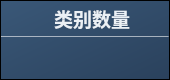
                  <widget class="QFrame" name="Class_QF_cam">
                   <property name="minimumSize">
                    <size>
                     <width>170</width>
                     <height>80</height>
                    </size>
                   </property>
                   <property name="maximumSize">
                    <size>
                     <width>170</width>
                     <height>80</height>
                    </size>
                   </property>
                   <property name="palette">
                    <palette>
                     <active>
                      <colorrole role="WindowText">
                       <brush brushstyle="SolidPattern">
                        <color alpha="255">
                         <red>245</red>
                         <green>248</green>
                         <blue>250</blue>
                        </color>
                       </brush>
                      </colorrole>
                      <colorrole role="Button">
                       <brush brushstyle="LinearGradientPattern">
                        <gradient startx="0.000000000000000" starty="0.000000000000000" endx="1.000000000000000" endy="1.000000000000000" type="LinearGradient" spread="PadSpread" coordinatemode="ObjectBoundingMode">
                         <gradientstop position="0.000000000000000">
                          <color alpha="255">
                           <red>58</red>
                           <green>88</green>
                           <blue>120</blue>
                          </color>
                         </gradientstop>
                         <gradientstop position="1.000000000000000">
                          <color alpha="255">
                           <red>42</red>
                           <green>65</green>
                           <blue>92</blue>
                          </color>
                         </gradientstop>
                        </gradient>
                       </brush>
                      </colorrole>
                      <colorrole role="Text">
                       <brush brushstyle="SolidPattern">
                        <color alpha="255">
                         <red>245</red>
                         <green>248</green>
                         <blue>250</blue>
                        </color>
                       </brush>
                      </colorrole>
                      <colorrole role="ButtonText">
                       <brush brushstyle="SolidPattern">
                        <color alpha="255">
                         <red>245</red>
                         <green>248</green>
                         <blue>250</blue>
                        </color>
                       </brush>
                      </colorrole>
                      <colorrole role="Base">
                       <brush brushstyle="LinearGradientPattern">
                        <gradient startx="0.000000000000000" starty="0.000000000000000" endx="1.000000000000000" endy="1.000000000000000" type="LinearGradient" spread="PadSpread" coordinatemode="ObjectBoundingMode">
                         <gradientstop position="0.000000000000000">
                          <color alpha="255">
                           <red>58</red>
                           <green>88</green>
                           <blue>120</blue>
                          </color>
                         </gradientstop>
                         <gradientstop position="1.000000000000000">
                          <color alpha="255">
                           <red>42</red>
                           <green>65</green>
                           <blue>92</blue>
                          </color>
                         </gradientstop>
                        </gradient>
                       </brush>
                      </colorrole>
                      <colorrole role="Window">
                       <brush brushstyle="LinearGradientPattern">
                        <gradient startx="0.000000000000000" starty="0.000000000000000" endx="1.000000000000000" endy="1.000000000000000" type="LinearGradient" spread="PadSpread" coordinatemode="ObjectBoundingMode">
                         <gradientstop position="0.000000000000000">
                          <color alpha="255">
                           <red>58</red>
                           <green>88</green>
                           <blue>120</blue>
                          </color>
                         </gradientstop>
                         <gradientstop position="1.000000000000000">
                          <color alpha="255">
                           <red>42</red>
                           <green>65</green>
                           <blue>92</blue>
                          </color>
                         </gradientstop>
                        </gradient>
                       </brush>
                      </colorrole>
                      <colorrole role="PlaceholderText">
                       <brush brushstyle="SolidPattern">
                        <color alpha="128">
                         <red>245</red>
                         <green>248</green>
                         <blue>250</blue>
                        </color>
                       </brush>
                      </colorrole>
                     </active>
                     <inactive>
                      <colorrole role="WindowText">
                       <brush brushstyle="SolidPattern">
                        <color alpha="255">
                         <red>245</red>
                         <green>248</green>
                         <blue>250</blue>
                        </color>
                       </brush>
                      </colorrole>
                      <colorrole role="Button">
                       <brush brushstyle="LinearGradientPattern">
                        <gradient startx="0.000000000000000" starty="0.000000000000000" endx="1.000000000000000" endy="1.000000000000000" type="LinearGradient" spread="PadSpread" coordinatemode="ObjectBoundingMode">
                         <gradientstop position="0.000000000000000">
                          <color alpha="255">
                           <red>58</red>
                           <green>88</green>
                           <blue>120</blue>
                          </color>
                         </gradientstop>
                         <gradientstop position="1.000000000000000">
                          <color alpha="255">
                           <red>42</red>
                           <green>65</green>
                           <blue>92</blue>
                          </color>
                         </gradientstop>
                        </gradient>
                       </brush>
                      </colorrole>
                      <colorrole role="Text">
                       <brush brushstyle="SolidPattern">
                        <color alpha="255">
                         <red>245</red>
                         <green>248</green>
                         <blue>250</blue>
                        </color>
                       </brush>
                      </colorrole>
                      <colorrole role="ButtonText">
                       <brush brushstyle="SolidPattern">
                        <color alpha="255">
                         <red>245</red>
                         <green>248</green>
                         <blue>250</blue>
                        </color>
                       </brush>
                      </colorrole>
                      <colorrole role="Base">
                       <brush brushstyle="LinearGradientPattern">
                        <gradient startx="0.000000000000000" starty="0.000000000000000" endx="1.000000000000000" endy="1.000000000000000" type="LinearGradient" spread="PadSpread" coordinatemode="ObjectBoundingMode">
                         <gradientstop position="0.000000000000000">
                          <color alpha="255">
                           <red>58</red>
                           <green>88</green>
                           <blue>120</blue>
                          </color>
                         </gradientstop>
                         <gradientstop position="1.000000000000000">
                          <color alpha="255">
                           <red>42</red>
                           <green>65</green>
                           <blue>92</blue>
                          </color>
                         </gradientstop>
                        </gradient>
                       </brush>
                      </colorrole>
                      <colorrole role="Window">
                       <brush brushstyle="LinearGradientPattern">
                        <gradient startx="0.000000000000000" starty="0.000000000000000" endx="1.000000000000000" endy="1.000000000000000" type="LinearGradient" spread="PadSpread" coordinatemode="ObjectBoundingMode">
                         <gradientstop position="0.000000000000000">
                          <color alpha="255">
                           <red>58</red>
                           <green>88</green>
                           <blue>120</blue>
                          </color>
                         </gradientstop>
                         <gradientstop position="1.000000000000000">
                          <color alpha="255">
                           <red>42</red>
                           <green>65</green>
                           <blue>92</blue>
                          </color>
                         </gradientstop>
                        </gradient>
                       </brush>
                      </colorrole>
                      <colorrole role="PlaceholderText">
                       <brush brushstyle="SolidPattern">
                        <color alpha="128">
                         <red>245</red>
                         <green>248</green>
                         <blue>250</blue>
                        </color>
                       </brush>
                      </colorrole>
                     </inactive>
                     <disabled>
                      <colorrole role="WindowText">
                       <brush brushstyle="SolidPattern">
                        <color alpha="255">
                         <red>245</red>
                         <green>248</green>
                         <blue>250</blue>
                        </color>
                       </brush>
                      </colorrole>
                      <colorrole role="Button">
                       <brush brushstyle="LinearGradientPattern">
                        <gradient startx="0.000000000000000" starty="0.000000000000000" endx="1.000000000000000" endy="1.000000000000000" type="LinearGradient" spread="PadSpread" coordinatemode="ObjectBoundingMode">
                         <gradientstop position="0.000000000000000">
                          <color alpha="255">
                           <red>58</red>
                           <green>88</green>
                           <blue>120</blue>
                          </color>
                         </gradientstop>
                         <gradientstop position="1.000000000000000">
                          <color alpha="255">
                           <red>42</red>
                           <green>65</green>
                           <blue>92</blue>
                          </color>
                         </gradientstop>
                        </gradient>
                       </brush>
                      </colorrole>
                      <colorrole role="Text">
                       <brush brushstyle="SolidPattern">
                        <color alpha="255">
                         <red>245</red>
                         <green>248</green>
                         <blue>250</blue>
                        </color>
                       </brush>
                      </colorrole>
                      <colorrole role="ButtonText">
                       <brush brushstyle="SolidPattern">
                        <color alpha="255">
                         <red>245</red>
                         <green>248</green>
                         <blue>250</blue>
                        </color>
                       </brush>
                      </colorrole>
                      <colorrole role="Base">
                       <brush brushstyle="LinearGradientPattern">
                        <gradient startx="0.000000000000000" starty="0.000000000000000" endx="1.000000000000000" endy="1.000000000000000" type="LinearGradient" spread="PadSpread" coordinatemode="ObjectBoundingMode">
                         <gradientstop position="0.000000000000000">
                          <color alpha="255">
                           <red>58</red>
                           <green>88</green>
                           <blue>120</blue>
                          </color>
                         </gradientstop>
                         <gradientstop position="1.000000000000000">
                          <color alpha="255">
                           <red>42</red>
                           <green>65</green>
                           <blue>92</blue>
                          </color>
                         </gradientstop>
                        </gradient>
                       </brush>
                      </colorrole>
                      <colorrole role="Window">
                       <brush brushstyle="LinearGradientPattern">
                        <gradient startx="0.000000000000000" starty="0.000000000000000" endx="1.000000000000000" endy="1.000000000000000" type="LinearGradient" spread="PadSpread" coordinatemode="ObjectBoundingMode">
                         <gradientstop position="0.000000000000000">
                          <color alpha="255">
                           <red>58</red>
                           <green>88</green>
                           <blue>120</blue>
                          </color>
                         </gradientstop>
                         <gradientstop position="1.000000000000000">
                          <color alpha="255">
                           <red>42</red>
                           <green>65</green>
                           <blue>92</blue>
                          </color>
                         </gradientstop>
                        </gradient>
                       </brush>
                      </colorrole>
                      <colorrole role="PlaceholderText">
                       <brush brushstyle="SolidPattern">
                        <color alpha="128">
                         <red>245</red>
                         <green>248</green>
                         <blue>250</blue>
                        </color>
                       </brush>
                      </colorrole>
                     </disabled>
                    </palette>
                   </property>
                   <property name="toolTipDuration">
                    <number>0</number>
                   </property>
                   <property name="styleSheet">
                    <string notr="true">QFrame#Class_QF_cam {
    color: rgb(245, 248, 250);

    background-color: qlineargradient(
        x1:0, y1:0,
        x2:1, y2:1,
        stop:0 rgb(58, 88, 120),
        stop:1 rgb(42, 65, 92)
    );

    border: 1px solid rgb(95, 170, 255);
    border-radius: 10px;
}</string>
                   </property>
                   <property name="frameShape">
                    <enum>QFrame::Shape::StyledPanel</enum>
                   </property>
                   <property name="frameShadow">
                    <enum>QFrame::Shadow::Raised</enum>
                   </property>
                   <layout class="QVBoxLayout" name="verticalLayout_17" stretch="0,2,1">
                    <property name="spacing">
                     <number>0</number>
                    </property>
                    <property name="leftMargin">
                     <number>0</number>
                    </property>
                    <property name="topMargin">
                     <number>0</number>
                    </property>
                    <property name="rightMargin">
                     <number>0</number>
                    </property>
                    <property name="bottomMargin">
                     <number>0</number>
                    </property>
                    <item>
                     <widget class="QFrame" name="Class_top_cam">
                      <property name="styleSheet">
                       <string notr="true">border:none</string>
                      </property>
                      <property name="frameShape">
                       <enum>QFrame::Shape::StyledPanel</enum>
                      </property>
                      <property name="frameShadow">
                       <enum>QFrame::Shadow::Raised</enum>
                      </property>
                      <layout class="QHBoxLayout" name="horizontalLayout_16">
                       <property name="spacing">
                        <number>0</number>
                       </property>
                       <property name="leftMargin">
                        <number>0</number>
                       </property>
                       <property name="topMargin">
                        <number>3</number>
                       </property>
                       <property name="rightMargin">
                        <number>0</number>
                       </property>
                       <property name="bottomMargin">
                        <number>3</number>
                       </property>
                       <item>
                        <widget class="QLabel" name="label_9">
                         <property name="maximumSize">
                          <size>
                           <width>16777215</width>
                           <height>30</height>
                          </size>
                         </property>
                         <property name="font">
                          <font>
                           <family>Noto Sans CJK SC</family>
                           <pointsize>14</pointsize>
                           <italic>false</italic>
                           <fontweight>DemiBold</fontweight>
                          </font>
                         </property>
                         <property name="styleSheet">
                          <string notr="true">color: rgb(235, 240, 245);
font: 14pt &quot;Noto Sans CJK SC&quot;;
padding-left: 14px;
font-weight: 600;</string>
                         </property>
                         <property name="text">
                          <string>类别数量</string>
                         </property>
                         <property name="alignment">
                          <set>Qt::AlignmentFlag::AlignCenter</set>
                         </property>
                         <property name="indent">
                          <number>0</number>
                         </property>
                        </widget>
                       </item>
                      </layout>
                     </widget>
                    </item>
                    <item>
                     <widget class="Line" name="line_6">
                      <property name="maximumSize">
                       <size>
                        <width>16777215</width>
                        <height>1</height>
                       </size>
                      </property>
                      <property name="styleSheet">
                       <string notr="true">background-color: rgba(255, 255, 255, 89);</string>
                      </property>
                      <property name="orientation">
                       <enum>Qt::Orientation::Horizontal</enum>
                      </property>
                     </widget>
                    </item>
                    <item>
                     <widget class="QFrame" name="Class_bottom_cam">
                      <property name="styleSheet">
                       <string notr="true">border:none</string>
                      </property>
                      <property name="frameShape">
                       <enum>QFrame::Shape::StyledPanel</enum>
                      </property>
                      <property name="frameShadow">
                       <enum>QFrame::Shadow::Raised</enum>
                      </property>
                      <layout class="QVBoxLayout" name="verticalLayout_23">
                       <property name="spacing">
                        <number>0</number>
                       </property>
                       <property name="leftMargin">
                        <number>0</number>
                       </property>
                       <property name="topMargin">
                        <number>6</number>
                       </property>
                       <property name="rightMargin">
                        <number>0</number>
                       </property>
                       <property name="bottomMargin">
                        <number>6</number>
                       </property>
                       <item alignment="Qt::AlignmentFlag::AlignTop">
                        <widget class="QLabel" name="Class_num_cam">
                         <property name="minimumSize">
                          <size>
                           <width>0</width>
                           <height>30</height>
                          </size>
                         </property>
                         <property name="maximumSize">
                          <size>
                           <width>16777215</width>
                           <height>30</height>
                          </size>
                         </property>
                         <property name="font">
                          <font>
                           <family>Noto Sans CJK SC</family>
                           <pointsize>17</pointsize>
                           <italic>false</italic>
                           <bold>false</bold>
                           <underline>false</underline>
                          </font>
                         </property>
                         <property name="styleSheet">
                          <string notr="true">color: rgb(235, 240, 245);
font: 17pt &quot;Noto Sans CJK SC&quot;;
</string>
                         </property>
                         <property name="text">
                          <string/>
                         </property>
                         <property name="alignment">
                          <set>Qt::AlignmentFlag::AlignCenter</set>
                         </property>
                        </widget>
                       </item>
                      </layout>
                     </widget>
                    </item>
                   </layout>
                  </widget>
